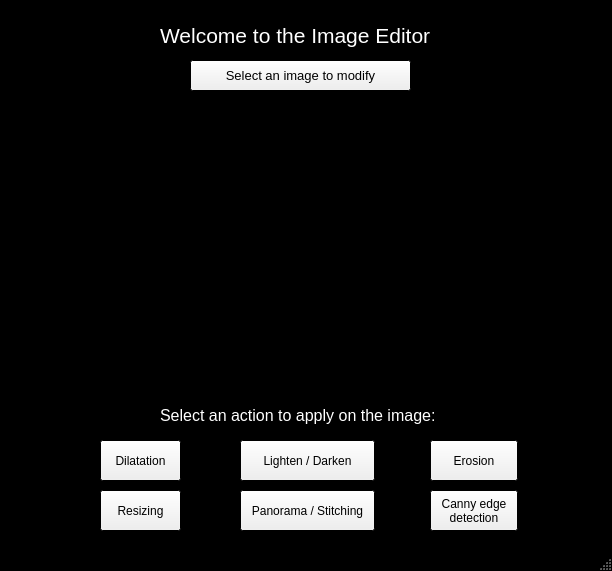
<?xml version="1.0" encoding="UTF-8"?>
<ui version="4.0">
 <class>MainWindow</class>
 <widget class="QMainWindow" name="MainWindow">
  <property name="geometry">
   <rect>
    <x>0</x>
    <y>0</y>
    <width>612</width>
    <height>571</height>
   </rect>
  </property>
  <property name="palette">
   <palette>
    <active>
     <colorrole role="Base">
      <brush brushstyle="SolidPattern">
       <color alpha="255">
        <red>255</red>
        <green>255</green>
        <blue>255</blue>
       </color>
      </brush>
     </colorrole>
     <colorrole role="Window">
      <brush brushstyle="SolidPattern">
       <color alpha="255">
        <red>0</red>
        <green>0</green>
        <blue>0</blue>
       </color>
      </brush>
     </colorrole>
    </active>
    <inactive>
     <colorrole role="Base">
      <brush brushstyle="SolidPattern">
       <color alpha="255">
        <red>255</red>
        <green>255</green>
        <blue>255</blue>
       </color>
      </brush>
     </colorrole>
     <colorrole role="Window">
      <brush brushstyle="SolidPattern">
       <color alpha="255">
        <red>0</red>
        <green>0</green>
        <blue>0</blue>
       </color>
      </brush>
     </colorrole>
    </inactive>
    <disabled>
     <colorrole role="Base">
      <brush brushstyle="SolidPattern">
       <color alpha="255">
        <red>0</red>
        <green>0</green>
        <blue>0</blue>
       </color>
      </brush>
     </colorrole>
     <colorrole role="Window">
      <brush brushstyle="SolidPattern">
       <color alpha="255">
        <red>0</red>
        <green>0</green>
        <blue>0</blue>
       </color>
      </brush>
     </colorrole>
    </disabled>
   </palette>
  </property>
  <property name="windowTitle">
   <string>MainWindow</string>
  </property>
  <property name="autoFillBackground">
   <bool>false</bool>
  </property>
  <widget class="QWidget" name="centralwidget">
   <widget class="QLabel" name="etiquetaResultado">
    <property name="geometry">
     <rect>
      <x>160</x>
      <y>20</y>
      <width>291</width>
      <height>31</height>
     </rect>
    </property>
    <property name="palette">
     <palette>
      <active>
       <colorrole role="WindowText">
        <brush brushstyle="SolidPattern">
         <color alpha="255">
          <red>255</red>
          <green>255</green>
          <blue>255</blue>
         </color>
        </brush>
       </colorrole>
      </active>
      <inactive>
       <colorrole role="WindowText">
        <brush brushstyle="SolidPattern">
         <color alpha="255">
          <red>255</red>
          <green>255</green>
          <blue>255</blue>
         </color>
        </brush>
       </colorrole>
      </inactive>
      <disabled>
       <colorrole role="WindowText">
        <brush brushstyle="SolidPattern">
         <color alpha="255">
          <red>120</red>
          <green>120</green>
          <blue>120</blue>
         </color>
        </brush>
       </colorrole>
      </disabled>
     </palette>
    </property>
    <property name="font">
     <font>
      <pointsize>16</pointsize>
     </font>
    </property>
    <property name="text">
     <string>Welcome to the Image Editor</string>
    </property>
   </widget>
   <widget class="QPushButton" name="buttonErosion">
    <property name="geometry">
     <rect>
      <x>430</x>
      <y>440</y>
      <width>88</width>
      <height>41</height>
     </rect>
    </property>
    <property name="text">
     <string>Erosion</string>
    </property>
   </widget>
   <widget class="QPushButton" name="buttonResizing">
    <property name="geometry">
     <rect>
      <x>100</x>
      <y>490</y>
      <width>81</width>
      <height>41</height>
     </rect>
    </property>
    <property name="text">
     <string>Resizing</string>
    </property>
   </widget>
   <widget class="QPushButton" name="buttonLightenDarken">
    <property name="geometry">
     <rect>
      <x>240</x>
      <y>440</y>
      <width>135</width>
      <height>41</height>
     </rect>
    </property>
    <property name="text">
     <string>Lighten / Darken</string>
    </property>
   </widget>
   <widget class="QPushButton" name="buttonPaSti">
    <property name="geometry">
     <rect>
      <x>240</x>
      <y>490</y>
      <width>135</width>
      <height>41</height>
     </rect>
    </property>
    <property name="text">
     <string>Panorama / Stitching</string>
    </property>
   </widget>
   <widget class="QPushButton" name="buttonDilatation">
    <property name="geometry">
     <rect>
      <x>100</x>
      <y>440</y>
      <width>81</width>
      <height>41</height>
     </rect>
    </property>
    <property name="text">
     <string>Dilatation</string>
    </property>
   </widget>
   <widget class="QPushButton" name="buttonCaEdge">
    <property name="geometry">
     <rect>
      <x>430</x>
      <y>490</y>
      <width>88</width>
      <height>41</height>
     </rect>
    </property>
    <property name="text">
     <string>Canny edge
detection</string>
    </property>
   </widget>
   <widget class="QLabel" name="etiquetaResultado_3">
    <property name="geometry">
     <rect>
      <x>160</x>
      <y>400</y>
      <width>291</width>
      <height>31</height>
     </rect>
    </property>
    <property name="palette">
     <palette>
      <active>
       <colorrole role="WindowText">
        <brush brushstyle="SolidPattern">
         <color alpha="255">
          <red>255</red>
          <green>255</green>
          <blue>255</blue>
         </color>
        </brush>
       </colorrole>
      </active>
      <inactive>
       <colorrole role="WindowText">
        <brush brushstyle="SolidPattern">
         <color alpha="255">
          <red>255</red>
          <green>255</green>
          <blue>255</blue>
         </color>
        </brush>
       </colorrole>
      </inactive>
      <disabled>
       <colorrole role="WindowText">
        <brush brushstyle="SolidPattern">
         <color alpha="255">
          <red>120</red>
          <green>120</green>
          <blue>120</blue>
         </color>
        </brush>
       </colorrole>
      </disabled>
     </palette>
    </property>
    <property name="font">
     <font>
      <pointsize>12</pointsize>
     </font>
    </property>
    <property name="text">
     <string>Select an action to apply on the image:</string>
    </property>
   </widget>
   <widget class="QPushButton" name="pushButton">
    <property name="geometry">
     <rect>
      <x>190</x>
      <y>60</y>
      <width>221</width>
      <height>31</height>
     </rect>
    </property>
    <property name="font">
     <font>
      <pointsize>10</pointsize>
     </font>
    </property>
    <property name="text">
     <string>Select an image to modify</string>
    </property>
   </widget>
   <widget class="QLabel" name="label">
    <property name="geometry">
     <rect>
      <x>70</x>
      <y>120</y>
      <width>481</width>
      <height>261</height>
     </rect>
    </property>
    <property name="palette">
     <palette>
      <active>
       <colorrole role="WindowText">
        <brush brushstyle="SolidPattern">
         <color alpha="255">
          <red>255</red>
          <green>255</green>
          <blue>255</blue>
         </color>
        </brush>
       </colorrole>
      </active>
      <inactive>
       <colorrole role="WindowText">
        <brush brushstyle="SolidPattern">
         <color alpha="255">
          <red>255</red>
          <green>255</green>
          <blue>255</blue>
         </color>
        </brush>
       </colorrole>
      </inactive>
      <disabled>
       <colorrole role="WindowText">
        <brush brushstyle="SolidPattern">
         <color alpha="255">
          <red>120</red>
          <green>120</green>
          <blue>120</blue>
         </color>
        </brush>
       </colorrole>
      </disabled>
     </palette>
    </property>
    <property name="text">
     <string/>
    </property>
   </widget>
  </widget>
  <widget class="QStatusBar" name="statusbar"/>
 </widget>
 <resources/>
 <connections/>
</ui>
